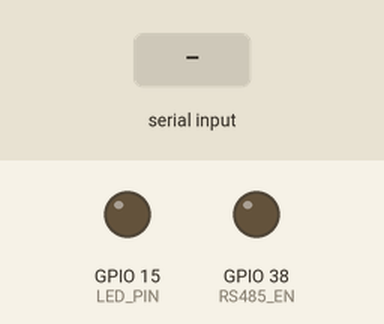
This sketch was run on a simulated ESP32. On the bench: output pins drawn as LEDs (lit = HIGH). Inputs (shaded band) come from the test bench. What the sketch prints to the serial monitor is not drawn.

Above: at 3.2 s.
3.3 s: "1\n" received over the second serial link
Timing chart, 0 to 6.3 s (numbered marks = the images above; inputs shaded):
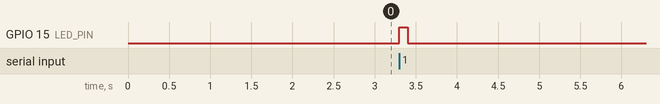

Measured:
- after the input at 3.3 s, GPIO 15 (LED_PIN): LOW → HIGH at once, → LOW 0.10 s later

The sketch:

placa_receptora.ino
```cpp
// placa RECEPTORA -> cargar, conectar el usb-c y ver el monitor serial
#define LED_PIN   15

#define RS485_RX  17   // Rx_RS485
#define RS485_TX  21   // Tx_RS485
#define RS485_EN  38   // GPIO_RS485_EN

HardwareSerial RS485Serial(1);

void rs485ReceiveMode() {
  digitalWrite(RS485_EN, LOW);   // modo recibir
  delayMicroseconds(50);
}

void setup() {
  pinMode(LED_PIN, OUTPUT);
  pinMode(RS485_EN, OUTPUT);

  rs485ReceiveMode();

  Serial.begin(115200);
  delay(2000);

  RS485Serial.begin(9600, SERIAL_8N1, RS485_RX, RS485_TX);

  Serial.println("PLACA RECEPTORA RS485 iniciada");
  Serial.println("Esperando datos...");
}

void loop() {
  if (RS485Serial.available()) {
    String msg = RS485Serial.readStringUntil('\n');
    msg.trim();

    if (msg.length() > 0) {
      Serial.print("Recibido por RS485: ");
      Serial.println(msg);

      digitalWrite(LED_PIN, HIGH);
      delay(100);
      digitalWrite(LED_PIN, LOW);
    }
  }
}
```
